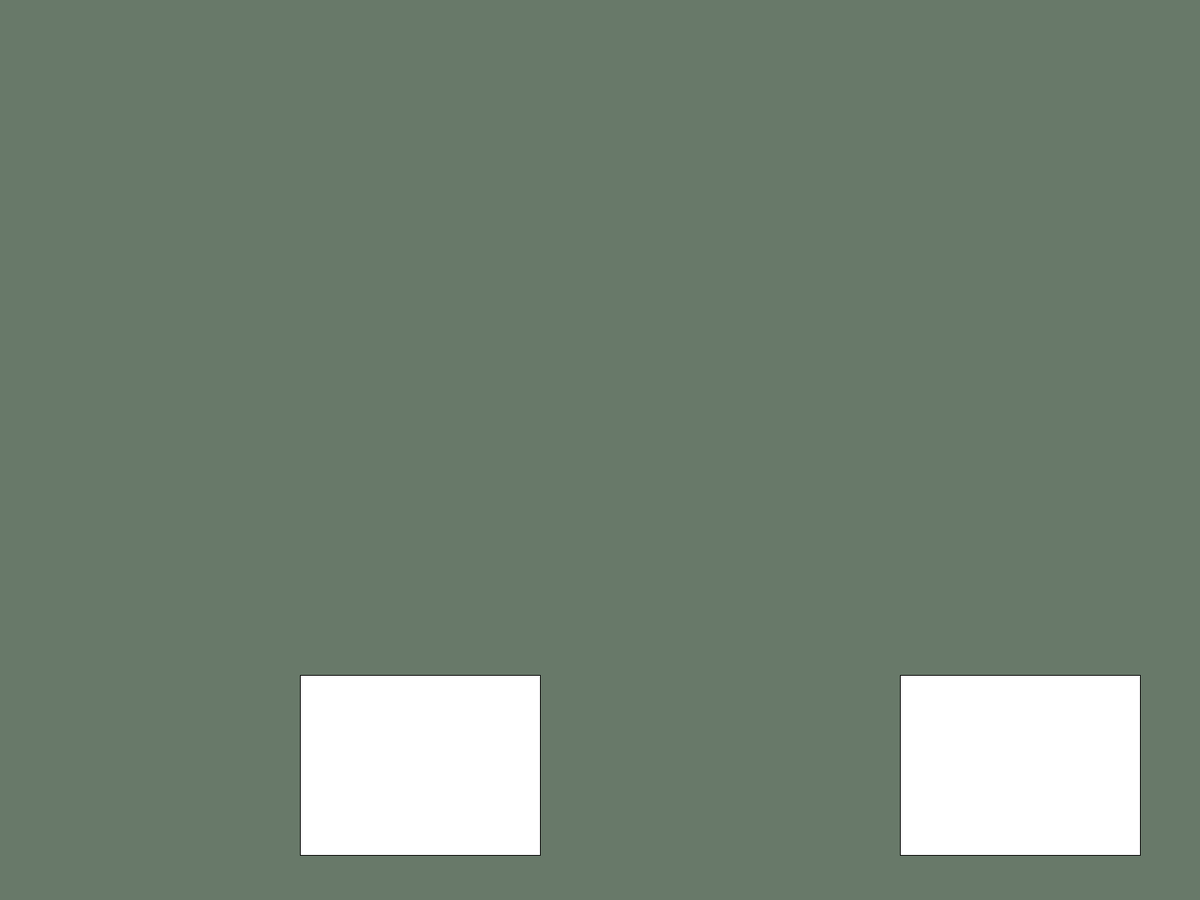
Frame 1 (no input)
Frame 60 (the mouse pressed at the canvas centre just before this capture): identical to frame 1, image omitted
Frame 120 (the mouse held since frame 60 and released just before this capture): identical to frame 1, image omitted

The Processing sketch that drew this single still picture (run headless with seeded random() and noise(); from frame 60 on, the mouse is pressed at the canvas centre):

// Processing sketch: DoThisNotThat
// ── DoThisNotThat.pde
//Global Variables
float buttonX1, buttonY1, buttonWidth1, buttonHeight1;
float buttonX2, buttonY2, buttonWidth2, buttonHeight2;
float rectDisplayX, rectDisplayY, rectDisplayWidth, rectDisplayHeight;
float ellipseX, ellipseY, ellipseXDiameter, ellipseYDiameter;
float x, y, xDiameter, yDiameter;
color sage=#687969, white=#553267; //Night Mode, blue is 00
Boolean rectON=false, ellipseON=false;
//
void setup() 
{
  //Display Geometry
  fullScreen(); //displayWidth, displayHeight
  //Display Orientation: Landscape, not portrait nor square
  println (width, height, displayWidth, displayHeight);
  //Swap display key variables for testing
  int appWidth = displayWidth;
  int appHeight = displayHeight;
  //With Strings, easier to print to console or canvas
  String ls="Landscape or Square", p="portrait", DO="Display Orientation:", instruct="Bru, turn your phun";
  String orientation = ( appWidth >= appHeight ) ? ls : p ; //Ternary Operator, repeats IF-ELSE to populate var
  println ( DO, orientation );
  //if ( orientation==p ) println(instruct); //Testing the orientation variable
  if (orientation==ls) {
    println("Good to Go");
  } else { //Break our app if not landscape
    println(instruct);
    appWidth = appWidth*0;
    appHeight = appHeight*0;
  }
  println("App Geometry is:", "\tApp Width:", appWidth, "\t\tApp Height:", appHeight);
  //
  //Population
  buttonX1 = appWidth*1/4;
  buttonY1 = appHeight*3/4;
  buttonWidth1 = appWidth*1/5;
  buttonHeight1 = appHeight*1/5;
  buttonX2 = appWidth*3/4;
  buttonY2 = buttonY1;
  buttonWidth2 = buttonWidth1;
  buttonHeight2 = buttonHeight1;
  rectDisplayX = appWidth*1/8;
  rectDisplayY = appHeight*1/8;
  rectDisplayWidth = buttonWidth1;
  rectDisplayHeight = buttonWidth1;
  ellipseX = appWidth*6/8;
  ellipseY = rectDisplayY;
  ellipseXDiameter = appWidth*1/8; //Note: formulae not "square" but same
  ellipseYDiameter = appHeight*1/8;
  float ellipseRectXCenter = ellipseX + ellipseXDiameter*1/2 ;
  float ellipseRectYCenter = ellipseY + ellipseYDiameter*1/2 ;
  x = ellipseRectXCenter;
  y = ellipseRectYCenter;
  xDiameter = ellipseXDiameter;
  yDiameter = ellipseYDiameter;
}//End setup
//
void draw() 
{
  background(sage);
  rect(buttonX1, buttonY1, buttonWidth1, buttonHeight1); //DIV: "Click Me"
  rect(buttonX2, buttonY2, buttonWidth2, buttonHeight2); //DIV: "Or Me"
  if (rectON==true && ellipseON==false) rect(rectDisplayX, rectDisplayY, rectDisplayWidth, rectDisplayHeight); //DIV: Display Rectangle
  //rect(ellipseX, ellipseY, ellipseXDiameter, ellipseYDiameter); //DIV: Display Circle
  if (rectON==false && ellipseON==true) ellipse(x, y, xDiameter, yDiameter);
}//End draw
//
void keyPressed() 
{}//End keyPressed
//
void mousePressed() 
{
  rectON = false;
  ellipseON = false;
  if ( mouseX>=buttonX1 && mouseX<=buttonX1+buttonWidth1 && mouseY>=buttonY1 && mouseY<=buttonY1+buttonHeight1 ) rectON = true;
  if ( mouseX>=buttonX2 && mouseX<=buttonX2+buttonWidth2 && mouseY>=buttonY2 && mouseY<=buttonY2+buttonHeight2 ) ellipseON = true;
}//End mousePressed
//
//End MAIN
